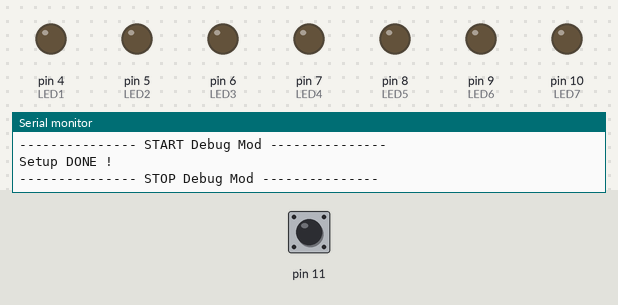
A sketch run on a simulated Arduino Uno, built with avr-gcc and run on an emulated ATmega328P. Parts: output pins drawn as LEDs (lit = HIGH), the last lines printed to the serial monitor. Inputs (shaded band) come from the test bench; at power-on: pin 11 HIGH. Random numbers use the default seed unless the sketch sets one.

Above: at 1.2 s.
1.3 s: pin 11 pulled LOW for 3.2 s
At 1.9 s:
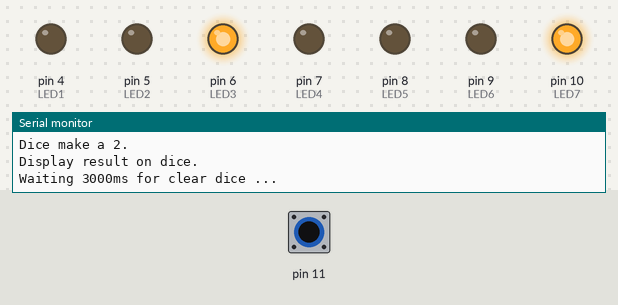
6.0 s: pin 11 pulled LOW for 3.2 s
At 8.8 s:
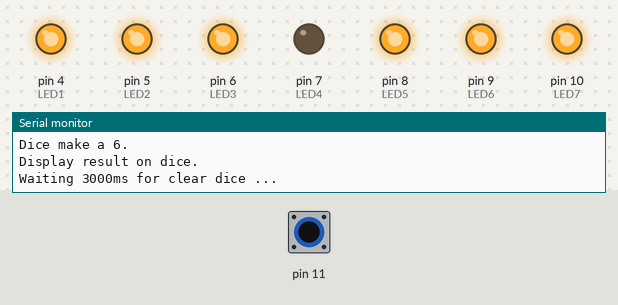
12.2 s: pin 11 pulled LOW for 0.15 s
At 12.6 s:
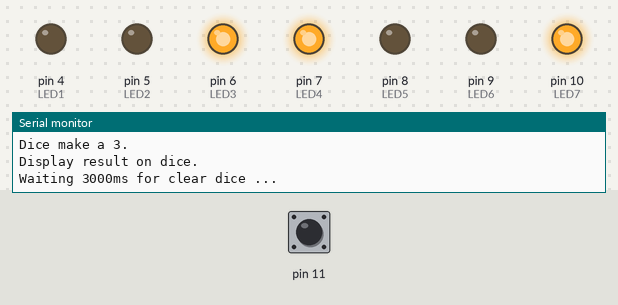
15.3 s: pin 11 pulled LOW for 1 s
At 16.1 s:
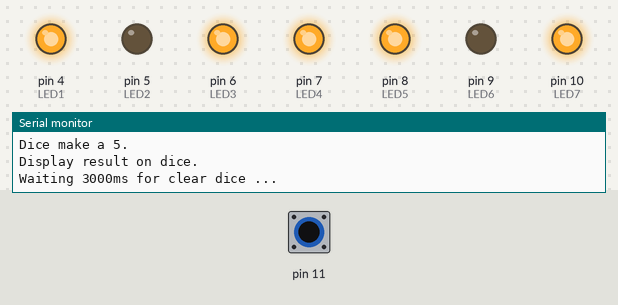
19.3 s: pin 11 pulled LOW for 3.2 s
At 23.9 s:
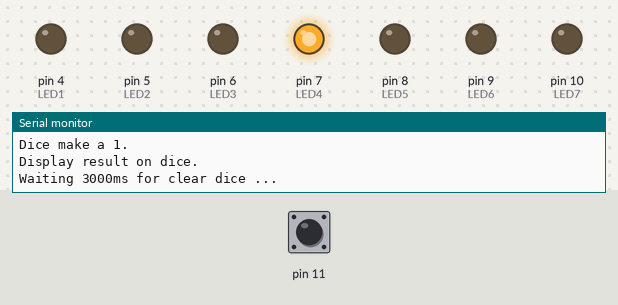
Timing chart, 0 to 27.0 s (numbered marks = the images above; inputs shaded):
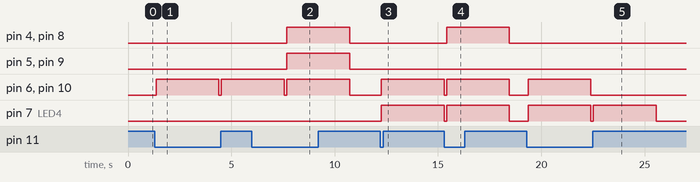

The sketch:

SingleElectronicDice.ino
```cpp
// Define Pins
#define LED1 4
#define LED2 5
#define LED3 6
#define LED4 7
#define LED5 8
#define LED6 9
#define LED7 10


// --------------- START Configuration ---------------
int DelayTime = 10;
short ClearTime = 3000;
// --------------- STOP Configuration ---------------

int z = 0;
bool ClearingDice = false;
bool debug = true;

void setup() {
  pinMode(11, INPUT_PULLUP);
  pinMode(LED1, OUTPUT);
  pinMode(LED2, OUTPUT);
  pinMode(LED3, OUTPUT);
  pinMode(LED4, OUTPUT);
  pinMode(LED5, OUTPUT);
  pinMode(LED6, OUTPUT);
  pinMode(LED7, OUTPUT);
  Serial.begin(9600);
  if (debug) {
    Serial.println ("--------------- START Debug Mod ---------------");
    Serial.println ("Setup DONE !");
    Serial.println ("--------------- STOP Debug Mod ---------------");
  };
};

void loop() {
  BoutonCheck();
  ClearDice();
};

void BoutonCheck() {
  if (digitalRead(11) == LOW)
    {
       if (debug) {
          Serial.println ("--------------- START Debug Mod ---------------");
          Serial.println ("Bouton pushed !");
       };
       RollDice();
    };
};

void RollDice() {

  z = 1 + random (6);

  if (debug) {
    Serial.println ("Rolled dice !");
    Serial.print ("Dice make a ");
    Serial.print (z);
    Serial.println (".");
  };

  Result();
};

void Result() {

  if (debug) {
    Serial.println ("Display result on dice.");
  };
  if (z == 6) {
    digitalWrite(LED1, HIGH);
    digitalWrite(LED2, HIGH);
    digitalWrite(LED3, HIGH);
    digitalWrite(LED5, HIGH);
    digitalWrite(LED6, HIGH);
    digitalWrite(LED7, HIGH);
  };
  if (z == 5) {
    digitalWrite(LED1, HIGH);
    digitalWrite(LED3, HIGH);
    digitalWrite(LED4, HIGH);
    digitalWrite(LED5, HIGH);
    digitalWrite(LED7, HIGH);
  };
  if (z == 4) {
    digitalWrite(LED1, HIGH);
    digitalWrite(LED3, HIGH);
    digitalWrite(LED5, HIGH);
    digitalWrite(LED7, HIGH);
  };
  if (z == 3) {
    digitalWrite(LED3, HIGH);
    digitalWrite(LED4, HIGH);
    digitalWrite(LED7, HIGH);
  };
  if (z == 2) {
    digitalWrite(LED3, HIGH);
    digitalWrite(LED7, HIGH);
  };
  if (z == 1) {
    digitalWrite(LED4, HIGH);
  };
  ClearingDice = true;
  if (debug) {
    Serial.print ("Waiting ");
    Serial.print (ClearTime);
    Serial.println ("ms for clear dice ...");
  };
};

void ClearDice() {
  while (ClearingDice) {
    delay (ClearTime);
    digitalWrite(LED1, LOW);
    digitalWrite(LED2, LOW);
    digitalWrite(LED3, LOW);
    digitalWrite(LED4, LOW);
    digitalWrite(LED5, LOW);
    digitalWrite(LED6, LOW);
    digitalWrite(LED7, LOW);
    ClearingDice = false;
    if (debug) {
      Serial.println ("Dice cleared !");
      Serial.println ("--------------- STOP Debug Mod ---------------");
    };
  };
};
```

Measured:
- after the input at 1.3 s, pin 6 (LED3), pin 10 (LED7): LOW → HIGH after 0.06 s, → LOW 3.0 s later, → HIGH 0.13 s later
- after the input at 6.0 s, pin 4 (LED1), pin 5 (LED2), pin 8 (LED5), pin 9 (LED6): LOW → HIGH after 1.7 s, → LOW 3.0 s later
- after the input at 12.2 s, pin 6 (LED3), pin 7 (LED4), pin 10 (LED7): LOW → HIGH after 0.06 s, → LOW 3.0 s later
- after the input at 15.3 s, pin 4 (LED1), pin 6 (LED3), pin 7 (LED4), pin 8 (LED5), pin 10 (LED7): LOW → HIGH after 0.12 s, → LOW 3.0 s later
- after the input at 19.3 s, pin 6 (LED3), pin 10 (LED7): LOW → HIGH after 0.06 s, → LOW 3.0 s later; pin 7 (LED4): alternates HIGH for 3.0 s and LOW for 0.13 s, starting after 0.06 s
